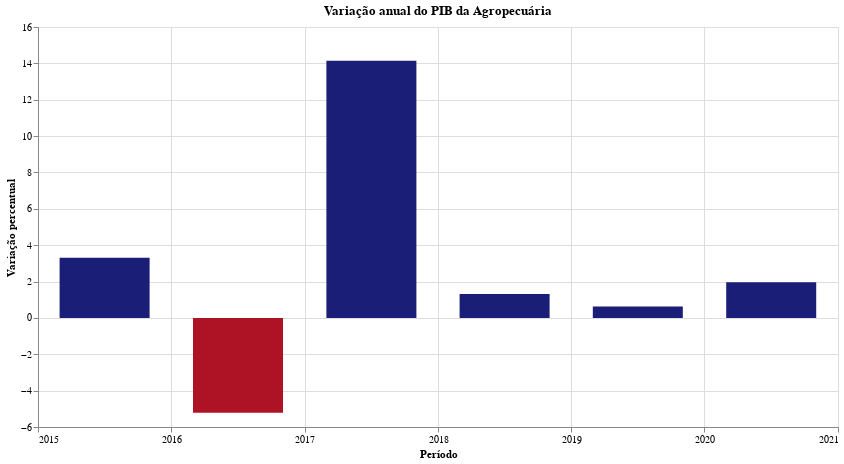

Here is the notebook cell this chart was saved with:
### Code cell
fig = (
    alt.Chart(
        PIB_setor['PIB_agro'].reset_index(),
        title='Variação anual do PIB da Agropecuária',
        width=800,
        height=400)
    .mark_bar(width=90)
    .encode(
        x = alt.X('year(index):T', title='Período'),
        y = alt.Y('PIB_agro:Q', title='Variação percentual'),
        color=highlight_breakpoint("PIB_agro"),
        tooltip=alt.Tooltip(['year(index):T', 'PIB_agro:Q'])
    )
)
fig

### Figure 1 — Vega-Lite specification as saved in the notebook (floating-point values rounded to 4 significant figures)
{"config": {"view": {"continuousWidth": 400, "continuousHeight": 300}}, "data": {"name": "data-072be6bd726c5edb1528fb704566c188"}, "mark": {"type": "bar", "width": 90}, "encoding": {"color": {"condition": {"value": "#ae1325", "test": "datum.PIB_agro <= 0"}, "value": "#1a1e76"}, "tooltip": [{"type": "temporal", "field": "index", "timeUnit": "year"}, {"type": "quantitative", "field": "PIB_agro"}], "x": {"type": "temporal", "field": "index", "timeUnit": "year", "title": "Período"}, "y": {"type": "quantitative", "field": "PIB_agro", "title": "Variação percentual"}}, "height": 400, "title": "Variação anual do PIB da Agropecuária", "width": 800, "$schema": "https://vega.github.io/schema/vega-lite/v4.8.1.json", "datasets": {"data-072be6bd726c5edb1528fb704566c188": [{"index": "2015-01-01T00:00:00", "PIB_agro": 3.31}, {"index": "2016-01-01T00:00:00", "PIB_agro": -5.22}, {"index": "2017-01-01T00:00:00", "PIB_agro": 14.15}, {"index": "2018-01-01T00:00:00", "PIB_agro": 1.31}, {"index": "2019-01-01T00:00:00", "PIB_agro": 0.63}, {"index": "2020-01-01T00:00:00", "PIB_agro": 1.96}]}}
